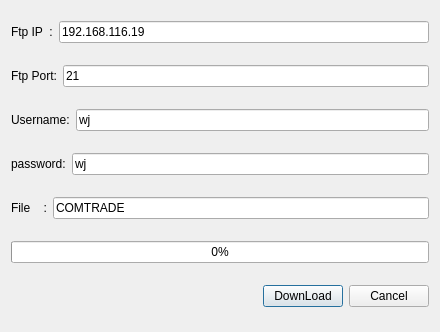
<?xml version="1.0" encoding="UTF-8"?>
<ui version="4.0">
 <class>CRecordDownDlg</class>
 <widget class="QDialog" name="CRecordDownDlg">
  <property name="geometry">
   <rect>
    <x>0</x>
    <y>0</y>
    <width>440</width>
    <height>332</height>
   </rect>
  </property>
  <property name="windowTitle">
   <string>CRecordDownDlg</string>
  </property>
  <layout class="QHBoxLayout" name="horizontalLayout_6">
   <item>
    <layout class="QVBoxLayout" name="verticalLayout">
     <property name="spacing">
      <number>12</number>
     </property>
     <item>
      <layout class="QHBoxLayout" name="horizontalLayout">
       <item>
        <widget class="QLabel" name="label">
         <property name="text">
          <string>Ftp IP  :</string>
         </property>
        </widget>
       </item>
       <item>
        <widget class="QLineEdit" name="lineEdit">
         <property name="text">
          <string>192.168.116.19</string>
         </property>
        </widget>
       </item>
      </layout>
     </item>
     <item>
      <layout class="QHBoxLayout" name="horizontalLayout_2">
       <item>
        <widget class="QLabel" name="label_2">
         <property name="text">
          <string>Ftp Port:</string>
         </property>
        </widget>
       </item>
       <item>
        <widget class="QLineEdit" name="lineEdit_2">
         <property name="text">
          <string>21</string>
         </property>
        </widget>
       </item>
      </layout>
     </item>
     <item>
      <layout class="QHBoxLayout" name="horizontalLayout_3">
       <item>
        <widget class="QLabel" name="label_3">
         <property name="text">
          <string>Username:</string>
         </property>
        </widget>
       </item>
       <item>
        <widget class="QLineEdit" name="lineEdit_3">
         <property name="text">
          <string>wj</string>
         </property>
        </widget>
       </item>
      </layout>
     </item>
     <item>
      <layout class="QHBoxLayout" name="horizontalLayout_4">
       <item>
        <widget class="QLabel" name="label_4">
         <property name="text">
          <string>password:</string>
         </property>
        </widget>
       </item>
       <item>
        <widget class="QLineEdit" name="lineEdit_4">
         <property name="text">
          <string>wj</string>
         </property>
        </widget>
       </item>
      </layout>
     </item>
     <item>
      <layout class="QHBoxLayout" name="horizontalLayout_7">
       <item>
        <widget class="QLabel" name="label_5">
         <property name="text">
          <string>File    :</string>
         </property>
        </widget>
       </item>
       <item>
        <widget class="QLineEdit" name="lineEdit_5">
         <property name="text">
          <string>COMTRADE</string>
         </property>
        </widget>
       </item>
      </layout>
     </item>
     <item>
      <widget class="QProgressBar" name="progressBar">
       <property name="value">
        <number>0</number>
       </property>
       <property name="alignment">
        <set>Qt::AlignRight|Qt::AlignTrailing|Qt::AlignVCenter</set>
       </property>
      </widget>
     </item>
     <item>
      <layout class="QHBoxLayout" name="horizontalLayout_5">
       <item>
        <spacer name="horizontalSpacer">
         <property name="orientation">
          <enum>Qt::Horizontal</enum>
         </property>
         <property name="sizeHint" stdset="0">
          <size>
           <width>40</width>
           <height>20</height>
          </size>
         </property>
        </spacer>
       </item>
       <item>
        <widget class="QPushButton" name="pushButton">
         <property name="text">
          <string>DownLoad</string>
         </property>
        </widget>
       </item>
       <item>
        <widget class="QPushButton" name="pushButton_2">
         <property name="text">
          <string>Cancel</string>
         </property>
        </widget>
       </item>
      </layout>
     </item>
    </layout>
   </item>
  </layout>
 </widget>
 <layoutdefault spacing="6" margin="11"/>
 <resources/>
 <connections/>
</ui>
